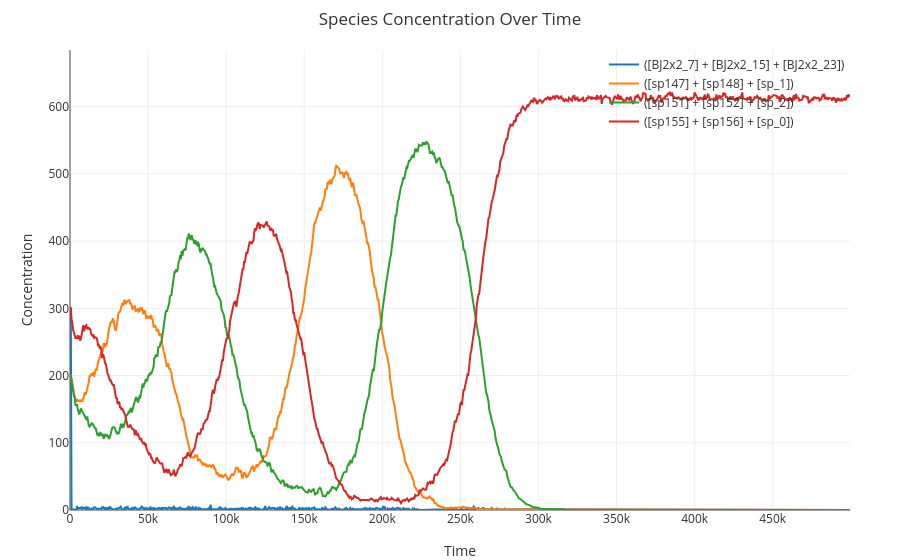

Notebook code for this chart:
### Code cell
%dsd
%reset
directive simulation {initial=0; final=500000; points=1000; plots=[sum([<_ tp^ p>]); sum([<_ tq^ q>]); sum([<_ tr^ r>]); sum([<c tB^ B>]); <c>[tB^ B]{tp^}:[p tq^]:[q ta^]:[a tq^]<q>:[b tq^]<q>:[c tB^]<B>]}
directive stochastic {scale = 100.000000; trajectories = 1}
def bind = 0.0003
def unbind = 0.1126
def Buff = 100.0
new tp  @ bind, unbind
new tq  @ bind, unbind
new tr  @ bind, unbind
def BJ2x2(M, N, tx, x, ty, y, tz, z, tw, w) = 
  (new ta @ bind, unbind
  new a
  new b
  new c
  new td @ bind, unbind
  new d
  new tB @ bind, unbind
  new B
  ( M * {tB^*}[B tx^]:[x ty^]:[y ta^]:[a tz^]<z>:[b tw^]<w>:[c tB^]<B>
  | M * <ta^ a tz^ b tw^ c tB^>
  | M * [B]{tx^*}
  | M * [x]:[ty^ d]:[td^ y]{ta^*}
  | M * <d td^>
  | M * {td^*}[y]
  | M * {ty^*}[d]
  | N * <c tB^ B>))
( BJ2x2(Buff,1.0,tp,p,tq,q,tq,q,tq,q)
| BJ2x2(Buff,1.0,tq,q,tr,r,tr,r,tr,r)
| BJ2x2(Buff,1.0,tr,r,tp,p,tp,p,tp,p)
| 3.0 * <hp tp^ p>
| 2.0 * <hq tq^ q>
| 2.0 * <hr tr^ r>)

### Figure 1 — Plotly figure (JSON) as saved in the notebook; plotly's stock layout.template omitted (floating-point values rounded to 4 significant figures; data arrays with more than 128 entries replaced by an {"elided": "..."} marker saying what was removed)
{"data": [{"line": {"width": 2}, "mode": "lines", "name": "([BJ2x2_7] + [BJ2x2_15] + [BJ2x2_23])", "x": {"elided": "1000 int values"}, "y": {"elided": "1000 int values"}}, {"line": {"width": 2}, "mode": "lines", "name": "([sp147] + [sp148] + [sp_1])", "x": {"elided": "1000 int values"}, "y": {"elided": "1000 int values"}}, {"line": {"width": 2}, "mode": "lines", "name": "([sp151] + [sp152] + [sp_2])", "x": {"elided": "1000 int values"}, "y": {"elided": "1000 int values"}}, {"line": {"width": 2}, "mode": "lines", "name": "([sp155] + [sp156] + [sp_0])", "x": {"elided": "1000 int values"}, "y": {"elided": "1000 int values"}}], "layout": {"font": {"color": "#333"}, "hovermode": "x unified", "legend": {"bgcolor": "rgba(0,0,0,0)", "x": 1, "xanchor": "right", "y": 1, "yanchor": "top"}, "margin": {"b": 50, "l": 70, "r": 50, "t": 50}, "paper_bgcolor": "rgba(0,0,0,0)", "plot_bgcolor": "rgba(0,0,0,0)", "title": "Species Concentration Over Time", "xaxis": {"range": [0, 499500], "showgrid": true, "title": "Time"}, "yaxis": {"range": [0, 684.2], "showgrid": true, "title": "Concentration"}}}
